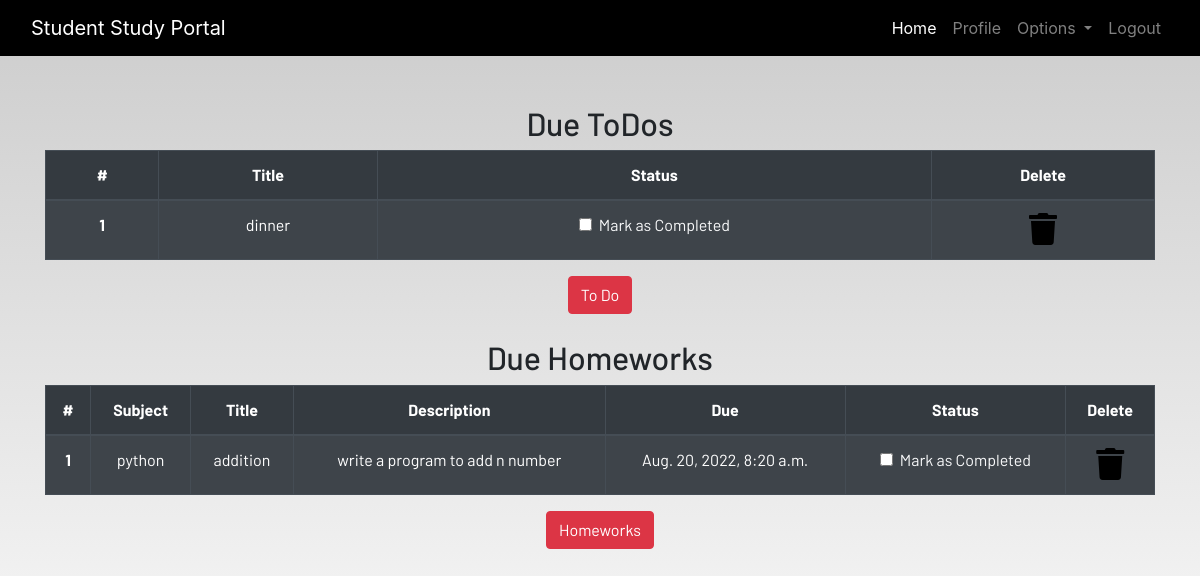
Screenshot of /profile/ (signed in) with the database file from the repository.
### dashboard/models.py (models this page shows, shortened)
class Todo(models.Model):
    user = models.ForeignKey(User,on_delete=models.CASCADE)
    title = models.CharField(max_length=100)
    is_finished = models.BooleanField(default=False)
    class Meta:
        verbose_name = "todo"
        verbose_name_plural = "todo"

class Homework(models.Model):
    user = models.ForeignKey(User, on_delete = models.CASCADE)
    subject = models.CharField(max_length=50)
    title = models.CharField(max_length=100)
    description = models.TextField()
    due = models.DateTimeField()
    is_finished = models.BooleanField(default=False)
    class Meta:
        verbose_name = "homework"
        verbose_name_plural = "homework"

### dashboard/views.py (the view)
# urls.py: path('profile/',dash_views.profile, name='profile'),
@login_required
def profile(request):
    homeworks = Homework.objects.filter(is_finished=False,user=request.user)
    todos = Todo.objects.filter(is_finished=False,user=request.user)
    if len(homeworks) == 0:
        homework_done = True
    else:
        homework_done  = False
    if len(todos) == 0:
        todos_done = True
    else:
        todos_done  = False
    context = {
        'homeworks' : homeworks,
        'todos' : todos,
        'homework_done' : homework_done,
        'todos_done' : todos_done,
    }
    return render(request,"dashboard/profile.html",context)

### dashboard/templates/dashboard/profile.html
{% extends 'dashboard/base.html' %}
{% load static %}
{% load crispy_forms_tags%}
{% block content %}
<section class="text-center">
    <div class="container">
    {% if not todos_done %}
        <h2>Due ToDos</h2>
        <table class="table table-striped table-bordered table-hover table-dark">
            <thead>
                <tr>
                    <th scope="col">#</th>
                    <th scope="col">Title</th>
                    <th scope="col">Status</th>
                    <th scope="col">Delete</th>
                </tr>
            </thead>
            <tbody>
                {% for todo in todos %}
                <tr>
                    <th scope="row">{{forloop.counter}}</th>
                    <td>{{todo.title}}</td>
                    <td>
                        <a href="{% url 'update-todo' todo.id %}">
                            <div class="form-check">
                                {% if todo.is_finished == True %}
                                <input class="form-check-input" type="checkbox" value="" checked>
                                {% else %}
                                <input class="form-check-input" type="checkbox" value="">
                                {% endif %}
                                <label class="form-check-label text-light" for="flexCheckDefault">
                                    Mark as Completed
                                </label>
                            </div>
                        </a>
                    </td>
                    <td><a href="{% url 'delete-todo' todo.id %}"><i class="fa fa-trash fa-2x"></i></a></td>
                </tr>
                {% endfor %}
            </tbody>
        </table>
    {% else %}
        <h3>All To dos are completed!!!!</h3>
    {% endif %}
        <a href="{% url 'todo' %}" class="btn btn-danger">To Do</a>
        <br><br>
        {% if not homework_done %}
        <h2>Due Homeworks</h2>
        <table class="table table-striped table-bordered table-hover table-dark">
            <thead>
                <tr>
                    <th scope="col">#</th>
                    <th scope="col">Subject</th>
                    <th scope="col">Title</th>
                    <th scope="col">Description</th>
                    <th scope="col">Due</th>
                    <th scope="col">Status</th>
                    <th scope="col">Delete</th>
                </tr>
            </thead>
            <tbody>
                {% for homework in homeworks %}
                <tr>
                    <th scope="row">{{forloop.counter}}</th>
                    <td>{{homework.subject}}</td>
                    <td>{{homework.title}}</td>
                    <td>{{homework.description}}</td>
                    <td>{{homework.due}}</td>
                    <td>
                        <a href="{% url 'update-homework' homework.id %}">
                            <div class="form-check">
                                {% if homework.is_finished == True %}
                                <input class="form-check-input" type="checkbox" value="" checked>
                                {% else %}
                                <input class="form-check-input" type="checkbox" value="">
                                {% endif %}
                                <label class="form-check-label text-light" for="flexCheckDefault">
                                    Mark as Completed
                                </label>
                            </div>
                        </a>
                    </td>
                    <td><a href="{% url 'delete-homework' homework.id %}"><i class="fa fa-trash fa-2x"></i></a></td>
                </tr>
                {% endfor %}
            </tbody>
        </table>
        {% else %}
        <h3>All To homeworks are completed!!!!</h3>
        {% endif %}
        <a href="{% url 'homework' %}" class="btn btn-danger">Homeworks</a>
    </div>
</section>
{% endblock content %}

### static/css/main.css (style rules this page uses)
html { scroll-behavior: smooth; height: 100%; width: 100%; }
a { text-decoration: none !important; color: black; }
html, body { max-width: 100%; overflow-x: hidden; height: 100%; width: 100%; }
body { background: linear-gradient(rgba(0, 0, 0, 0.2), rgba(255, 255, 255, 0.5)); overflow-x: hidden; background-repeat: no-repeat; }
.fa { color: black; }

### rows the page displays
Todo: title "dinner"
Homework: subject "python", title "addition", description "write a program to add n number", due "Aug. 20, 2022, 8:20 a.m."
